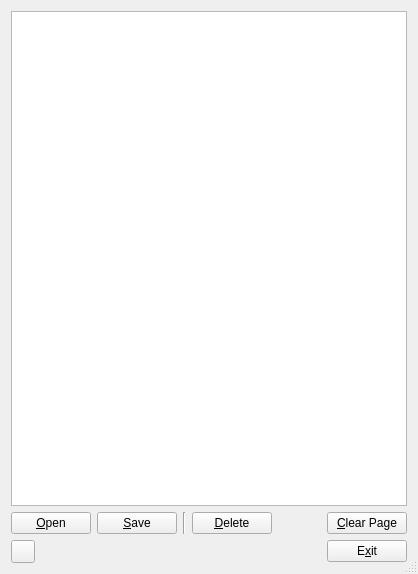
<?xml version="1.0" encoding="UTF-8"?>
<ui version="4.0">
 <class>VPN_Prov</class>
 <widget class="QDialog" name="VPN_Prov">
  <property name="geometry">
   <rect>
    <x>0</x>
    <y>0</y>
    <width>418</width>
    <height>574</height>
   </rect>
  </property>
  <property name="windowTitle">
   <string>VPN Provisioning Editor</string>
  </property>
  <property name="sizeGripEnabled">
   <bool>true</bool>
  </property>
  <layout class="QVBoxLayout" name="verticalLayout01">
   <item>
    <widget class="QPlainTextEdit" name="plainTextEdit_main">
     <property name="whatsThis">
      <string>&lt;html&gt;&lt;head/&gt;&lt;body&gt;&lt;p&gt;Text edit window.&lt;/p&gt;&lt;p&gt;You may type or cut and paste into this window. You may also use menus above to insert text fields.&lt;/p&gt;&lt;/body&gt;&lt;/html&gt;</string>
     </property>
    </widget>
   </item>
   <item>
    <layout class="QHBoxLayout" name="horizontalLayout">
     <item>
      <widget class="QPushButton" name="pushButton_open">
       <property name="whatsThis">
        <string>&lt;html&gt;&lt;head/&gt;&lt;body&gt;&lt;p&gt;Open an existing config file.&lt;/p&gt;&lt;/body&gt;&lt;/html&gt;</string>
       </property>
       <property name="text">
        <string>&amp;Open</string>
       </property>
       <property name="autoDefault">
        <bool>false</bool>
       </property>
      </widget>
     </item>
     <item>
      <widget class="QPushButton" name="pushButton_save">
       <property name="enabled">
        <bool>true</bool>
       </property>
       <property name="whatsThis">
        <string>&lt;html&gt;&lt;head/&gt;&lt;body&gt;&lt;p&gt;Write the displayed data to a config file.&lt;/p&gt;&lt;p&gt;The combo box is seeded with a list of CMST created config files to provide an easy way to overwrite one. You may also type a name in the ComboBox.&lt;/p&gt;&lt;p&gt;It is not necessary to provide a path nor a file extension as both will be stripped out and replaced allowed values. &lt;/p&gt;&lt;/body&gt;&lt;/html&gt;</string>
       </property>
       <property name="text">
        <string>&amp;Save</string>
       </property>
       <property name="autoDefault">
        <bool>false</bool>
       </property>
      </widget>
     </item>
     <item>
      <widget class="Line" name="line">
       <property name="orientation">
        <enum>Qt::Vertical</enum>
       </property>
      </widget>
     </item>
     <item>
      <widget class="QPushButton" name="pushButton_delete">
       <property name="whatsThis">
        <string>&lt;html&gt;&lt;head/&gt;&lt;body&gt;&lt;p&gt;Delete a config file.&lt;/p&gt;&lt;/body&gt;&lt;/html&gt;</string>
       </property>
       <property name="text">
        <string>&amp;Delete</string>
       </property>
       <property name="autoDefault">
        <bool>false</bool>
       </property>
      </widget>
     </item>
     <item>
      <spacer name="horizontalSpacer_5">
       <property name="orientation">
        <enum>Qt::Horizontal</enum>
       </property>
       <property name="sizeHint" stdset="0">
        <size>
         <width>40</width>
         <height>20</height>
        </size>
       </property>
      </spacer>
     </item>
     <item>
      <widget class="QPushButton" name="pushButton_resetpage">
       <property name="whatsThis">
        <string>&lt;html&gt;&lt;head/&gt;&lt;body&gt;&lt;p&gt;Clear all text from the editor window.&lt;/p&gt;&lt;/body&gt;&lt;/html&gt;</string>
       </property>
       <property name="text">
        <string>&amp;Clear Page</string>
       </property>
       <property name="autoDefault">
        <bool>false</bool>
       </property>
      </widget>
     </item>
    </layout>
   </item>
   <item>
    <layout class="QHBoxLayout" name="horizontalLayout_2">
     <item>
      <widget class="QToolButton" name="toolButton_whatsthis">
       <property name="toolTip">
        <string>&lt;html&gt;&lt;head/&gt;&lt;body&gt;&lt;p&gt;What's This&lt;/p&gt;&lt;/body&gt;&lt;/html&gt;</string>
       </property>
       <property name="whatsThis">
        <string>&lt;html&gt;&lt;head/&gt;&lt;body&gt;&lt;p&gt;Enter &amp;quot;Whats This&amp;quot; mode.&lt;/p&gt;&lt;/body&gt;&lt;/html&gt;</string>
       </property>
       <property name="text">
        <string/>
       </property>
      </widget>
     </item>
     <item>
      <spacer name="horizontalSpacer_4">
       <property name="orientation">
        <enum>Qt::Horizontal</enum>
       </property>
       <property name="sizeHint" stdset="0">
        <size>
         <width>40</width>
         <height>20</height>
        </size>
       </property>
      </spacer>
     </item>
     <item>
      <widget class="QPushButton" name="pushButton_exit">
       <property name="whatsThis">
        <string>&lt;html&gt;&lt;head/&gt;&lt;body&gt;&lt;p&gt;Exit the dialog.&lt;/p&gt;&lt;/body&gt;&lt;/html&gt;</string>
       </property>
       <property name="text">
        <string>E&amp;xit</string>
       </property>
       <property name="autoDefault">
        <bool>false</bool>
       </property>
      </widget>
     </item>
    </layout>
   </item>
  </layout>
  <action name="actionGlobal">
   <property name="text">
    <string>[global]</string>
   </property>
  </action>
  <action name="actionGlobalName">
   <property name="text">
    <string>Name</string>
   </property>
   <property name="toolTip">
    <string>Name of the network.</string>
   </property>
  </action>
  <action name="actionGlobalDescription">
   <property name="text">
    <string>Description</string>
   </property>
   <property name="toolTip">
    <string>Description of the network.</string>
   </property>
  </action>
  <action name="actionProviderPPTP">
   <property name="text">
    <string>Provider PPTP</string>
   </property>
  </action>
  <action name="actionProviderL2TP">
   <property name="text">
    <string>Provider L2TP</string>
   </property>
  </action>
  <action name="actionProviderVPNC">
   <property name="text">
    <string>Provider VPNC</string>
   </property>
  </action>
  <action name="actionProviderOpenVPN">
   <property name="text">
    <string>Provider OpenVPN</string>
   </property>
  </action>
  <action name="actionProviderOpenConnect">
   <property name="text">
    <string>Provider OpenConnect</string>
   </property>
  </action>
  <action name="actionPPTP_User">
   <property name="text">
    <string>PPTP.User</string>
   </property>
   <property name="toolTip">
    <string>PPTP User Name.</string>
   </property>
  </action>
  <action name="actionPPTP_Password">
   <property name="text">
    <string>PPTP.Password</string>
   </property>
   <property name="toolTip">
    <string>PPTP Password.</string>
   </property>
  </action>
  <action name="actionPPPD_EchoFailure">
   <property name="text">
    <string>PPPD.EchoFailure</string>
   </property>
   <property name="toolTip">
    <string>Set the maximum number of LCP configure-NAKs returned
before starting to send configure-Rejects (default is 10).</string>
   </property>
  </action>
  <action name="actionPPPD_EchoInterval">
   <property name="text">
    <string>PPPD.EchoInterval</string>
   </property>
   <property name="toolTip">
    <string>Send an LCP echo-request frame to the peer every n seconds.
 This option can be used with the lcp-echo-failure option to detect
that the peer is no longer connected.</string>
   </property>
  </action>
  <action name="actionPPPD_Debug">
   <property name="text">
    <string>PPPD.Debug</string>
   </property>
   <property name="toolTip">
    <string>Debug level.</string>
   </property>
  </action>
  <action name="actionPPPD_RefuseEAP">
   <property name="text">
    <string>PPPD.RefuseEAP</string>
   </property>
   <property name="toolTip">
    <string>Deny EAP authorization?</string>
   </property>
  </action>
  <action name="actionPPPD_RefusePAP">
   <property name="text">
    <string>PPPD.RefusePAP</string>
   </property>
   <property name="toolTip">
    <string>Deny PAP authorization?</string>
   </property>
  </action>
  <action name="actionPPPD_RefuseCHAP">
   <property name="text">
    <string>PPPD.RefuseCHAP</string>
   </property>
   <property name="toolTip">
    <string>Deny CHAP authorization?</string>
   </property>
  </action>
  <action name="actionPPPD_RefuseMSCHAP">
   <property name="text">
    <string>PPPD.RefuseMSCHAP</string>
   </property>
   <property name="toolTip">
    <string>Deny MSCHAP authorization?</string>
   </property>
  </action>
  <action name="actionPPPD_RefuseMSCHAP2">
   <property name="text">
    <string>PPPD.RefuseMSCHAP2</string>
   </property>
   <property name="toolTip">
    <string>Deny MSCHAPV2 authorization?</string>
   </property>
  </action>
  <action name="actionPPPD_NoBSDComp">
   <property name="text">
    <string>PPPD.NoBSDComp</string>
   </property>
   <property name="toolTip">
    <string>Disables BSD compression?</string>
   </property>
  </action>
  <action name="actionPPPD_NoDeflate">
   <property name="text">
    <string>PPPD.NoDeflate</string>
   </property>
   <property name="toolTip">
    <string>Disable deflate compression?</string>
   </property>
  </action>
  <action name="actionPPPD_RequirMPPE">
   <property name="text">
    <string>PPPD.RequirMPPE</string>
   </property>
   <property name="toolTip">
    <string>Require the use of MPPE?</string>
   </property>
  </action>
  <action name="actionPPPD_RequirMPPE40">
   <property name="text">
    <string>PPPD.RequirMPPE40</string>
   </property>
   <property name="toolTip">
    <string>Require the use of MPPE 40 bit?</string>
   </property>
  </action>
  <action name="actionPPPD_RequirMPPE128">
   <property name="text">
    <string>PPPD.RequirMPPE128</string>
   </property>
   <property name="toolTip">
    <string>Require the use of MPPE 128 bit?</string>
   </property>
  </action>
  <action name="actionPPPD_RequirMPPEStateful">
   <property name="text">
    <string>PPPD.RequireMPPEStateful</string>
   </property>
   <property name="toolTip">
    <string>Allow MPPE to use stateful mode?</string>
   </property>
  </action>
  <action name="actionPPPD_NoVJ">
   <property name="text">
    <string>PPPD.NoVJ</string>
   </property>
   <property name="toolTip">
    <string>Disable Van Jacobson compression?</string>
   </property>
  </action>
  <action name="actionL2TP_User">
   <property name="text">
    <string>L2TP.User</string>
   </property>
   <property name="toolTip">
    <string>L2TP User Name.</string>
   </property>
  </action>
  <action name="actionL2TP_Password">
   <property name="text">
    <string>L2TP.Password</string>
   </property>
   <property name="toolTip">
    <string>L2TP Password.</string>
   </property>
  </action>
  <action name="actionL2TP_BPS">
   <property name="text">
    <string>L2TP.BPS</string>
   </property>
   <property name="toolTip">
    <string>Maximum bandwidth to use.</string>
   </property>
  </action>
  <action name="actionL2TP_TXBPS">
   <property name="text">
    <string>L2TP.TXBPS</string>
   </property>
   <property name="toolTip">
    <string>Maximum transmit bandwidth to use.</string>
   </property>
  </action>
  <action name="actionL2TP_RXBPS">
   <property name="text">
    <string>L2TP.RXBPS</string>
   </property>
   <property name="toolTip">
    <string>Maximum receive bandwidth to use.</string>
   </property>
  </action>
  <action name="actionL2TP_LengthBit">
   <property name="text">
    <string>L2TP.LengthBit</string>
   </property>
   <property name="toolTip">
    <string>Use length bit?</string>
   </property>
  </action>
  <action name="actionL2TP_Challenge">
   <property name="text">
    <string>L2TP.Challenge</string>
   </property>
   <property name="toolTip">
    <string>Use challenge authentication?</string>
   </property>
  </action>
  <action name="actionL2TP_DefaultRoute">
   <property name="text">
    <string>L2TP.DefaultRoute</string>
   </property>
   <property name="toolTip">
    <string>Add a default route to the system routing tables, using the peer as the gatewa?</string>
   </property>
  </action>
  <action name="actionL2TP_FlowBit">
   <property name="text">
    <string>L2TP.FlowBit</string>
   </property>
   <property name="toolTip">
    <string>Sequence numbers included in the communication?</string>
   </property>
  </action>
  <action name="actionL2TP_TunnelRWS">
   <property name="text">
    <string>L2TP.TunnelRWS</string>
   </property>
   <property name="toolTip">
    <string>The window size of the control channel (number of unacknowledged packets, not bytes)</string>
   </property>
  </action>
  <action name="actionL2TP_Exclusive">
   <property name="text">
    <string>L2TP.Exclusive</string>
   </property>
   <property name="toolTip">
    <string>Use only one control channel?</string>
   </property>
  </action>
  <action name="actionL2TP_Redial">
   <property name="text">
    <string>L2TP.Redial</string>
   </property>
   <property name="toolTip">
    <string>Redial if disconnected?</string>
   </property>
  </action>
  <action name="actionL2TP_RedialTImeout">
   <property name="text">
    <string>L2TP.RedialTImeout</string>
   </property>
   <property name="toolTip">
    <string>Wait n seconds before redial.</string>
   </property>
  </action>
  <action name="actionL2TP_MaxRedials">
   <property name="text">
    <string>L2TP.MaxRedials</string>
   </property>
   <property name="toolTip">
    <string>Give up redial tries after X attempts.</string>
   </property>
  </action>
  <action name="actionL2TP_RequirePAP">
   <property name="text">
    <string>L2TP.RequirePAP</string>
   </property>
   <property name="toolTip">
    <string>Require the remote peer to get authenticated via PAP?</string>
   </property>
  </action>
  <action name="actionL2TP_RequireCHAP">
   <property name="text">
    <string>L2TP.RequireCHAP</string>
   </property>
   <property name="toolTip">
    <string>Require the remote peer to get authenticated via CHAP?</string>
   </property>
  </action>
  <action name="actionL2TP_ReqAuth">
   <property name="text">
    <string>L2TP.ReqAuth</string>
   </property>
   <property name="toolTip">
    <string>Require the remote peer to authenticate itself?</string>
   </property>
  </action>
  <action name="actionL2TP_AccessControl">
   <property name="text">
    <string>L2TP.AccessControl</string>
   </property>
   <property name="toolTip">
    <string>Only accept connections from specified peer addresses?</string>
   </property>
  </action>
  <action name="actionL2TP_AuthFile">
   <property name="text">
    <string>L2TP.AuthFile</string>
   </property>
   <property name="toolTip">
    <string>Authentication file location.</string>
   </property>
  </action>
  <action name="actionL2TP_ListenAddr">
   <property name="text">
    <string>L2TP.ListenAddr</string>
   </property>
   <property name="toolTip">
    <string>The IP address of the interface on which the daemon listens.</string>
   </property>
  </action>
  <action name="actionL2TP_IPsecSaref">
   <property name="text">
    <string>L2TP.IPsecSaref</string>
   </property>
   <property name="toolTip">
    <string>Use IPsec Security Association tracking?</string>
   </property>
  </action>
  <action name="actionL2TP_Port">
   <property name="text">
    <string>L2TP.Port</string>
   </property>
   <property name="toolTip">
    <string>Specify which UDP port should be used.</string>
   </property>
  </action>
  <action name="actionPPPD_NoPcomp">
   <property name="text">
    <string>PPPD.NoPcomp</string>
   </property>
   <property name="toolTip">
    <string>Disable protocol compression?</string>
   </property>
  </action>
  <action name="actionPPPD_UseAccomp">
   <property name="text">
    <string>PPPD.UseAccomp</string>
   </property>
   <property name="toolTip">
    <string>Disable address/control compression?</string>
   </property>
  </action>
  <action name="actionPPPD_ReqMPPE">
   <property name="text">
    <string>PPPD.ReqMPPE</string>
   </property>
   <property name="toolTip">
    <string>Require the use of MPPE?</string>
   </property>
  </action>
  <action name="actionPPPD_ReqMPPE40">
   <property name="text">
    <string>PPPD.ReqMPPE40</string>
   </property>
   <property name="toolTip">
    <string>Require the use of MPPE 40 bit?</string>
   </property>
  </action>
  <action name="actionPPPD_ReqMPPE128">
   <property name="text">
    <string>PPPD.ReqMPPE128</string>
   </property>
   <property name="toolTip">
    <string>Require the use of MPPE 128 bit?</string>
   </property>
  </action>
  <action name="actionPPPD_ReqMPPEStateful">
   <property name="text">
    <string>PPPD.ReqMPPEStateful</string>
   </property>
   <property name="toolTip">
    <string>Allow MPPE to use stateful mode?</string>
   </property>
  </action>
  <action name="actionVPNC_IPSec_ID">
   <property name="text">
    <string>VPNC.IPSec.ID</string>
   </property>
   <property name="toolTip">
    <string>Your Group username.</string>
   </property>
  </action>
  <action name="actionVPNC_IPSec_Secret">
   <property name="text">
    <string>VPNC.IPSec.Secret</string>
   </property>
   <property name="toolTip">
    <string>Your group password (cleartext).</string>
   </property>
  </action>
  <action name="actionVPNC_Xauth_Username">
   <property name="text">
    <string>VPNC.Xauth.Username</string>
   </property>
   <property name="toolTip">
    <string>Your username.</string>
   </property>
  </action>
  <action name="actionVPNC_Xauth_Password">
   <property name="text">
    <string>VPNC.Xauth.Password</string>
   </property>
   <property name="toolTip">
    <string>Your password (cleartext).</string>
   </property>
  </action>
  <action name="actionVPNC_IKE_Authmode">
   <property name="text">
    <string>VPNC.IKE.Authmode</string>
   </property>
   <property name="toolTip">
    <string>IKE authentication mode.</string>
   </property>
  </action>
  <action name="actionVPNC_IKE_DHGroup">
   <property name="text">
    <string>VPNC.IKE.DHGroup</string>
   </property>
   <property name="toolTip">
    <string>Name of the IKE DH Group.</string>
   </property>
  </action>
  <action name="actionVPNC_PFS">
   <property name="text">
    <string>VPNC.PFS</string>
   </property>
   <property name="toolTip">
    <string>DH gropup to use for perfect forward secrecy. </string>
   </property>
  </action>
  <action name="actionVPNC_Domain">
   <property name="text">
    <string>VPNC.Domain</string>
   </property>
   <property name="toolTip">
    <string>Domain name for authentication.</string>
   </property>
  </action>
  <action name="actionVPNC_Vendor">
   <property name="text">
    <string>VPNC.Vendor</string>
   </property>
   <property name="toolTip">
    <string>Vendor of your IPSec gateway.</string>
   </property>
  </action>
  <action name="actionVPNC_LocalPort">
   <property name="text">
    <string>VPNC.LocalPort</string>
   </property>
   <property name="toolTip">
    <string>Local ISAKMP port to use.</string>
   </property>
  </action>
  <action name="actionVPNC_CiscoPort">
   <property name="text">
    <string>VPNC.CiscoPort</string>
   </property>
   <property name="toolTip">
    <string>Local UDP port number to use.</string>
   </property>
  </action>
  <action name="actionVPNC_AppVersion">
   <property name="text">
    <string>VPNC.AppVersion</string>
   </property>
   <property name="toolTip">
    <string>Application version to report.</string>
   </property>
  </action>
  <action name="actionVPNC_NATTMode">
   <property name="text">
    <string>VPNC.NATTMode</string>
   </property>
   <property name="toolTip">
    <string>NAT-Traversal method to employ.</string>
   </property>
  </action>
  <action name="actionVPNC_DPDTimeout">
   <property name="text">
    <string>VPNC.DPDTimeout</string>
   </property>
   <property name="toolTip">
    <string>Send DPD packet after not receiving anything for n seconds</string>
   </property>
  </action>
  <action name="actionVPNC_SingleDES">
   <property name="text">
    <string>VPNC.SingleDES</string>
   </property>
   <property name="toolTip">
    <string>Enable single DES encryption.</string>
   </property>
  </action>
  <action name="actionVPNC_NoEncryption">
   <property name="text">
    <string>VPNC.NoEncryption</string>
   </property>
   <property name="toolTip">
    <string>Enables using no encryption for data traffic.</string>
   </property>
  </action>
  <action name="actionOpenVPN_CACert">
   <property name="text">
    <string>OpenVPN.CACert</string>
   </property>
   <property name="toolTip">
    <string>Certificate authority file.</string>
   </property>
  </action>
  <action name="actionOpenVPN_Cert">
   <property name="text">
    <string>OpenVPN.Cert</string>
   </property>
   <property name="toolTip">
    <string>Local peer's signed certificate.</string>
   </property>
  </action>
  <action name="actionOpenVPN_Key">
   <property name="text">
    <string>OpenVPN.Key</string>
   </property>
   <property name="toolTip">
    <string>Local peer's private key.</string>
   </property>
  </action>
  <action name="actionOpenVPN_MTU">
   <property name="text">
    <string>OpenVPN.MTU</string>
   </property>
   <property name="toolTip">
    <string>MTU of the tunnel.</string>
   </property>
  </action>
  <action name="actionOpenVPN_NSCertType">
   <property name="text">
    <string>OpenVPN.NSCertType</string>
   </property>
   <property name="toolTip">
    <string>Peer certificate type (server/client).</string>
   </property>
  </action>
  <action name="actionOpenVPN_Proto">
   <property name="text">
    <string>OpenVPN.Proto</string>
   </property>
   <property name="toolTip">
    <string>Protocol type (udp/tcp-client/tcp-server).</string>
   </property>
  </action>
  <action name="actionOpenVPN_Port">
   <property name="text">
    <string>OpenVPN.Port</string>
   </property>
   <property name="toolTip">
    <string>TCP/UDP port number.</string>
   </property>
  </action>
  <action name="actionOpenVPN_AuthUserPass">
   <property name="text">
    <string>OpenVPN.AuthUserPass</string>
   </property>
   <property name="toolTip">
    <string>Authenticate with server using username/password?</string>
   </property>
  </action>
  <action name="actionOpenVPN_AskPass">
   <property name="text">
    <string>OpenVPN.AskPass</string>
   </property>
   <property name="toolTip">
    <string>Get certificate password from console or file?</string>
   </property>
  </action>
  <action name="actionOpenVPN_AuthNoCache">
   <property name="text">
    <string>OpenVPN.AuthNoCache</string>
   </property>
   <property name="toolTip">
    <string>Don't cache --askpass or --auth-user-pass values?</string>
   </property>
  </action>
  <action name="actionOpenVPN_Cipher">
   <property name="text">
    <string>OpenVPN.Cipher</string>
   </property>
   <property name="toolTip">
    <string>Encrypt packets with cipher algorithm:</string>
   </property>
  </action>
  <action name="actionOpenVPN_Auth">
   <property name="text">
    <string>OpenVPN.Auth</string>
   </property>
   <property name="toolTip">
    <string>Authenticate packets using algorithm:</string>
   </property>
  </action>
  <action name="actionOpenVPN_CompLZO">
   <property name="text">
    <string>OpenVPN.CompLZO</string>
   </property>
   <property name="toolTip">
    <string>Use fast LZO compression (yes/no/adaptive).</string>
   </property>
  </action>
  <action name="actionOpenVPN_RemoteCertTls">
   <property name="text">
    <string>OpenVPN.RemoteCertTls</string>
   </property>
   <property name="toolTip">
    <string>Require peer certificate signed (client/server).</string>
   </property>
  </action>
  <action name="actionOpenVPN_ConfigFile">
   <property name="text">
    <string>OpenVPN.ConfigFile</string>
   </property>
   <property name="toolTip">
    <string>OpenVPN config file that can contain extra options.</string>
   </property>
  </action>
  <action name="actionOpenConnect_ServerCert">
   <property name="text">
    <string>OpenConnect.ServerCert</string>
   </property>
   <property name="toolTip">
    <string>SHA1 certificate fingerprint of the final VPN server.</string>
   </property>
  </action>
  <action name="actionOpenConnect_CACert">
   <property name="text">
    <string>OpenConnect.CACert</string>
   </property>
   <property name="toolTip">
    <string>File containing other certificate authorities.</string>
   </property>
  </action>
  <action name="actionOpenConnect_ClientCert">
   <property name="text">
    <string>OpenConnect.ClientCert</string>
   </property>
   <property name="toolTip">
    <string>Client certificate file, if needed for web authentication. </string>
   </property>
  </action>
  <action name="actionOpenConnect_MTU">
   <property name="text">
    <string>OpenConnect.MTU</string>
   </property>
   <property name="toolTip">
    <string>Request MTU from server to use as MTU of tunnel?</string>
   </property>
  </action>
  <action name="actionOpenConnect_Cookie">
   <property name="text">
    <string>OpenConnect.Cookie</string>
   </property>
   <property name="toolTip">
    <string>Read cookie from standard input?</string>
   </property>
  </action>
  <action name="actionOpenConnect_VPNHost">
   <property name="text">
    <string>OpenConnect.VPNHost</string>
   </property>
   <property name="toolTip">
    <string>The final VPN server to use after completing web authentication.</string>
   </property>
  </action>
 </widget>
 <resources/>
 <connections>
  <connection>
   <sender>pushButton_exit</sender>
   <signal>clicked()</signal>
   <receiver>VPN_Prov</receiver>
   <slot>reject()</slot>
   <hints>
    <hint type="sourcelabel">
     <x>351</x>
     <y>737</y>
    </hint>
    <hint type="destinationlabel">
     <x>310</x>
     <y>-23</y>
    </hint>
   </hints>
  </connection>
 </connections>
</ui>
